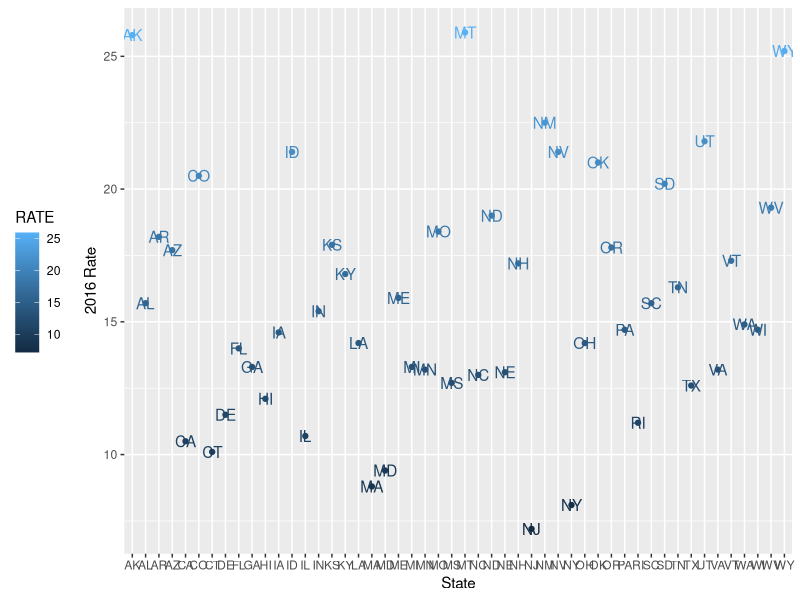

The R script that drew this image: (Note: this script raises an error after producing the figure.)
## ---- chunk 1
knitr::opts_chunk$set(echo = TRUE)
## ---- chunk 2
library(tidyverse)
## ---- chunk 3
data_base =
  tibble(
  list = list.files("data", full.names = TRUE),
  map(list, read_csv)
  ) %>% 
  unnest() %>% 
  separate(list, into = c("state", "rate", "deaths", "url"), sep = "_") %>%
  select(state, rate, deaths, url)
## ---- chunk 4
suic_data = read_csv(file = "./data/SUICIDE2016.csv")
## ---- chunk 5
plot = suic_data %>% 
  ggplot(aes(x = STATE, y = RATE, color = RATE, label=STATE)) + 
  geom_point() + 
  geom_text(aes(label=STATE)) +
    labs(
    x = "State" ,
    y = "2016 Rate"
    ) +
  theme(legend.position = "left")
plot
## ---- chunk 6

  
  poverty_data = read.csv(file = "./data/POVERTY1517.csv", sep =";")
  poverty_data
  

## ---- chunk 7

  
poverty_plot = poverty_data %>% 
  ggplot(aes(x = STATE, y = RATE, color = RATE, label=STATE)) + 
  geom_point() + 
  geom_text(aes(label=STATE)) +
    labs(
    x = "State" ,
    y = "2015-17 Poverty Rate"
    ) +
  theme(legend.position = "left")
poverty_plot
  

## ---- chunk 8

plot2 <- ggplot(NULL, aes(RATE, STATE)) + 
      geom_point(data = suic_data, color = "red") + # Red is Suicide
      geom_point(data = poverty_data, color = "blue") # Blue is Poverty

plot2

## ---- chunk 9

dffinal <- merge(suic_data, poverty_data, by = 'STATE')
dffinal

## ---- chunk 10

ggplot(dffinal, aes(RATE.x, RATE.y), label = STATE) +
  geom_point(color = '#0087E9', size = 2) +
  geom_smooth(method='lm', se =  FALSE) +
  geom_text(aes(RATE.x, RATE.y, label=STATE)) +
    labs(
    x = "Suicide rate" ,
    y = "Poverty Rate"
    ) +
  theme_minimal() +
  theme(axis.text = element_text(color = 'black', size = 12),
        axis.line = element_line(color = 'black'))
## ---- chunk 11
install.packages("ggpubr")
## ---- chunk 12
library("ggpubr")
## ---- chunk 13
dffinal
cor(dffinal$RATE.x, dffinal$RATE.y)
